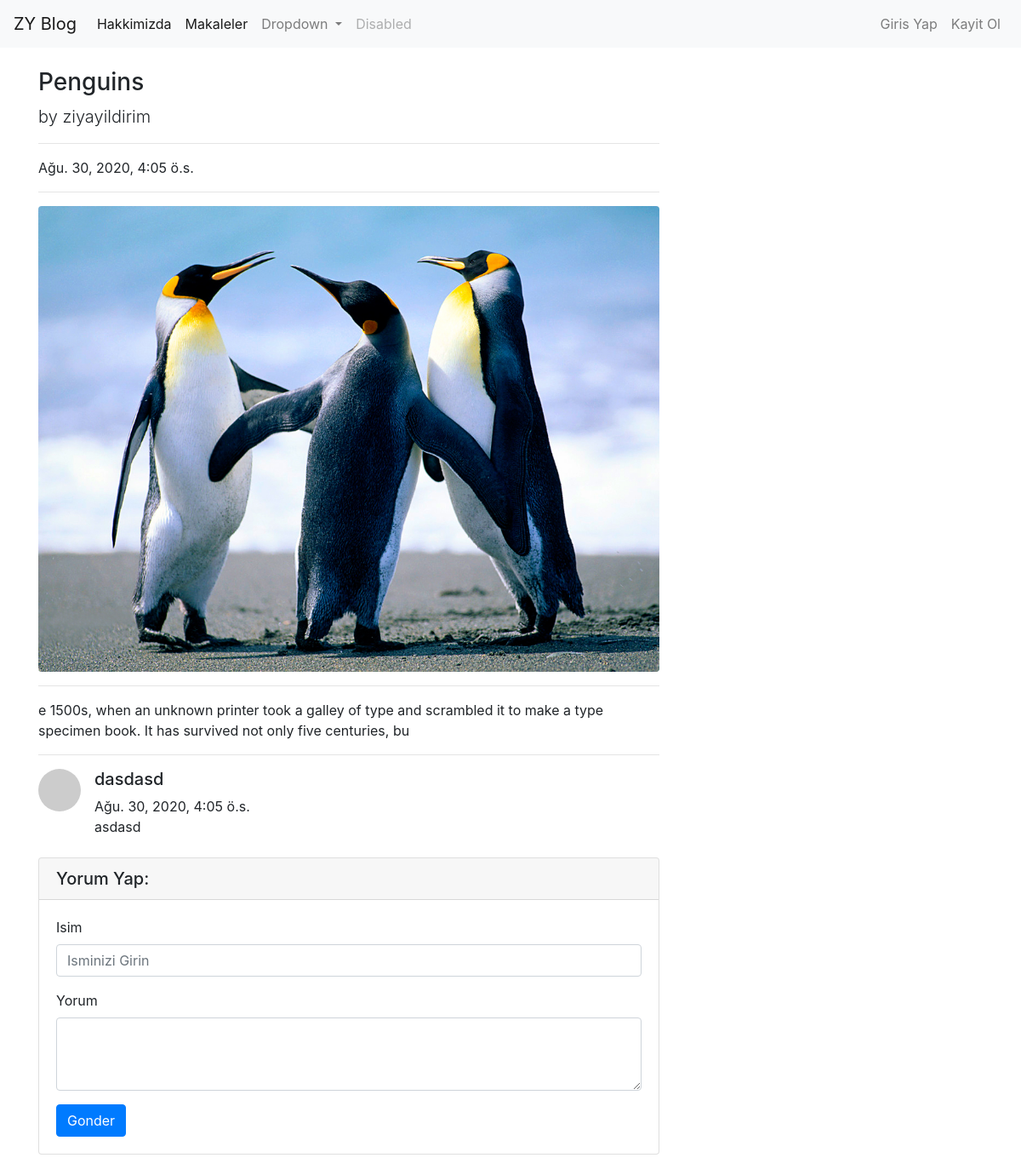
Page /articles/article/12 on the committed database.
### article/models.py (models this page shows, shortened)
class Article(models.Model):
    author = models.ForeignKey('auth.User', on_delete = models.CASCADE, verbose_name='Yazar')
    title  = models.CharField(max_length=50, verbose_name='Baslik')
    content = RichTextField()
    created_date = models.DateTimeField(auto_now_add=True,verbose_name='Olusturulma Tarihi')
    article_image = models.FileField(blank = True, null = True, verbose_name = 'Makaleye Fotograf Ekleyin')
    class Meta:
        ordering = ['-created_date']

class Comment(models.Model):
    article = models.ForeignKey(Article,on_delete= models.CASCADE, verbose_name= 'Makale', related_name='comments')
    comment_author = models.CharField(max_length=50, verbose_name='Isim')
    comment_content = models.CharField(max_length=200, verbose_name='Yorum')
    comment_date = models.DateTimeField(auto_now_add=True)
    class Meta:
        ordering = ['-comment_date']

### article/views.py (the view)
# urls.py: path('article/<int:id>',views.detail, name = 'detail'),
def detail(request,id):
    article = get_object_or_404(Article, id = id )
    commnets = article.comments.all()
    return render(request, 'detail.html',{'article': article, 'comments':commnets})

### templates/detail.html (shortened to what this page needs)
{% extends 'layout.html' %}
{% block body %}
<div class="row">
    <div class="col-lg-8">
        <h3 class="mt-4">{{article.title}}</h3>
        <p class="lead">
            by
            {{article.author.username}}
        </p>
        <hr>
        <p>{{article.created_date}}</p>
        <hr>
        {% if article.article_image %}
         <img class="img-fluid rounded" src="{{article.article_image.url}}" alt="">
        {% endif %}
        <hr>
        <p class="lead">
            {{article.content|safe}}
        </p>
        <hr>
        {% if comments %}
            {% for comment in comments %}
            <div class="media mb-4">
                <img class="d-flex mr-3 rounded-circle" src="http://placehold.it/50x50" alt="">
                <div class="media-body">
                <h5 class="mt-0">{{comment.comment_author}}</h5>
                    {{comment.comment_date}} <br>
                    {{comment.comment_content}}
                </div>
            </div>
          {% endfor %}
        {% else %}
        <div class="alert alert-danger">Herhangi Bir Yorum Yazilmamis Ilk Yorum Yazan Olmak istermisniz?</div>
        {% endif %}
        <div class="card my-4">
            <h5 class="card-header">
                Yorum Yap:</h5>
            <div class="card-body">
              <form method="post" action="{% url 'article:comment' article.id %}">
                <div class="form-group">
                    <label for="formGroupExampleInput">Isim</label>
                    <input name="comment_author" type="text" class="form-control" id="formGroupExampleInput" placeholder="Isminizi Girin">
                  </div>
                <div class="form-group">
                    <label for="formGroupExampleInput">Yorum</label>
                  <textarea name="comment_content" class="form-control" rows="3"></textarea>
                </div>
                <button type="submit" class="btn btn-primary">Gonder</button>
              </form>
            </div>
          </div>
    </div>
</div>
{% endblock body %}

### rows in the picture
Article: title "Penguins", author.username "ziyayildirim", created_date "Ağu. 30, 2020, 4:05 ö.s.", article_image (picture), content "e 1500s, when an unknown printer took a galley of type and scrambled it to make a type specimen book. It has survived not only five centuries, bu"
Comment: comment_author "dasdasd", comment_date "Ağu. 30, 2020, 4:05 ö.s.", comment_content "asdasd"
